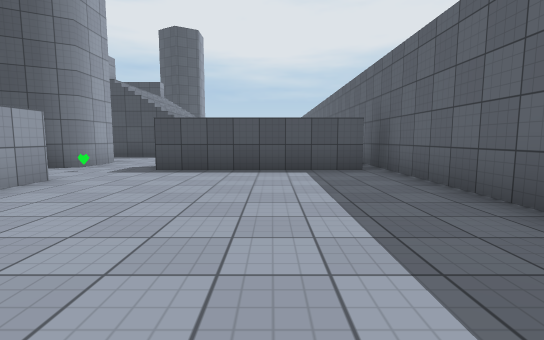
view 1 (above)

20 first-person views from a walk through a 3-D level made in the Unity game engine. The camera is 1.2 m above the floor, tilts 6° down and sees 85° across. The floor is counted in squares, 2 m on a side. Each view is taken from the middle of a square. On the plan, view 1 faces up. The plan holds only what a view shows up to about 9 squares ahead; the rest is blank. The place goes on beyond the plan. Surface patterns are stand-ins for the level's own textures.

view 2
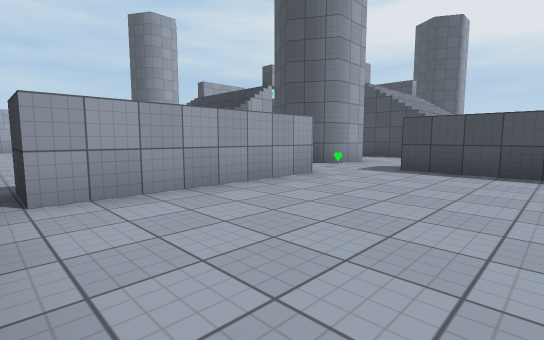

view 3
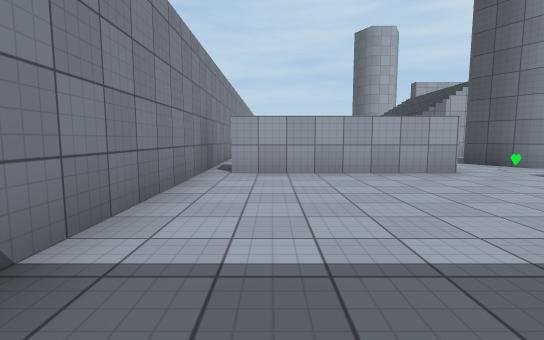

view 4
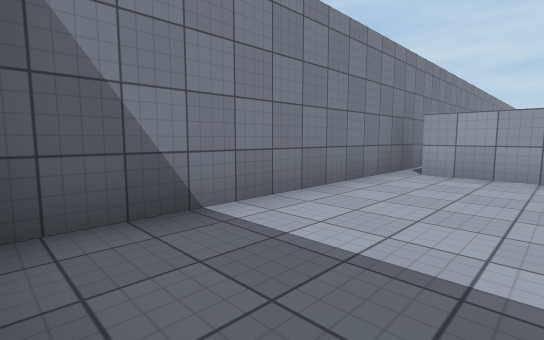

view 5
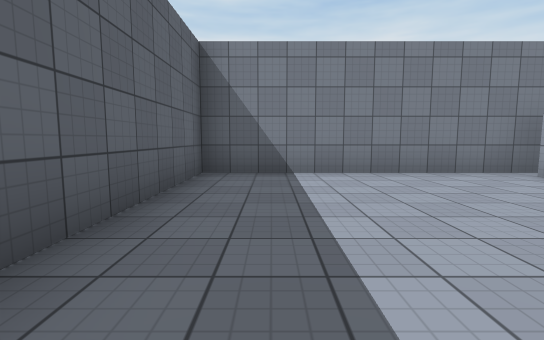

view 6
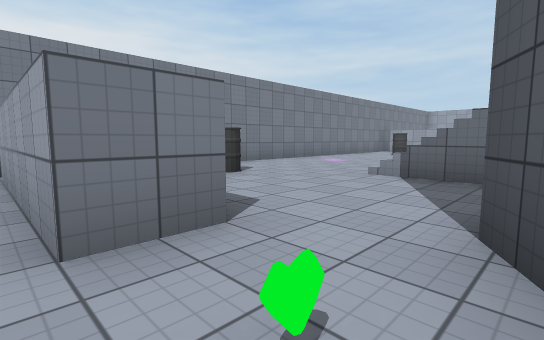

view 7
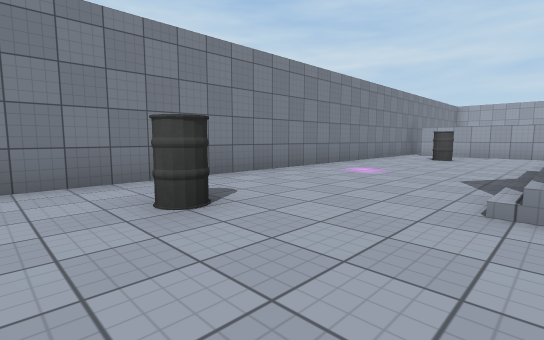

view 8
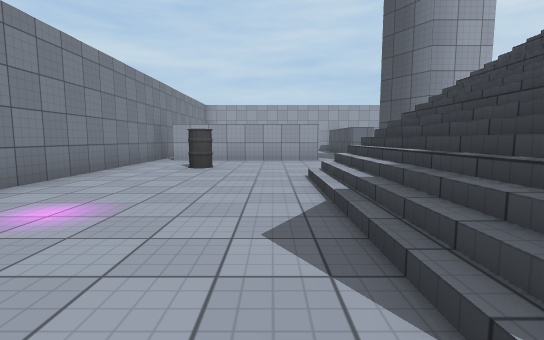

view 9
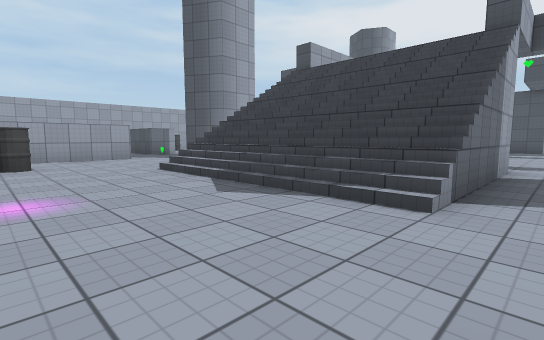

view 10
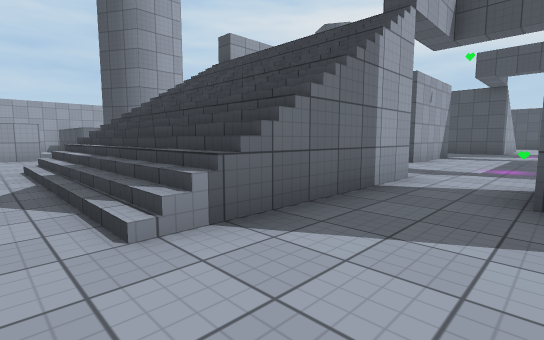

view 11
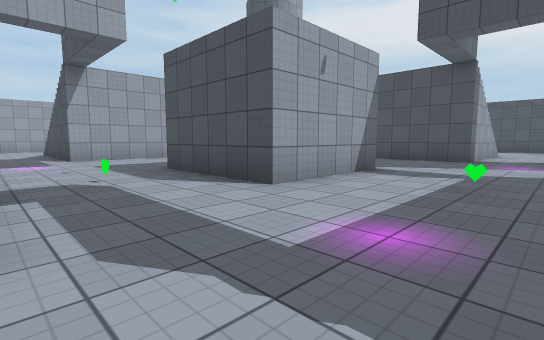

view 12
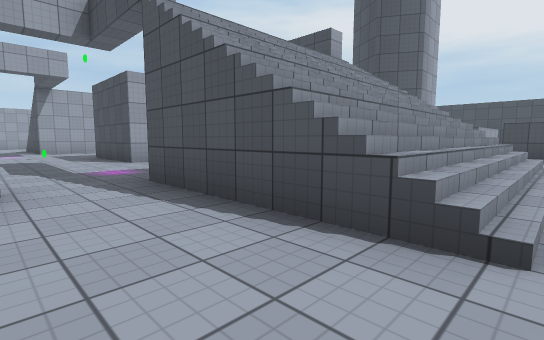

view 13
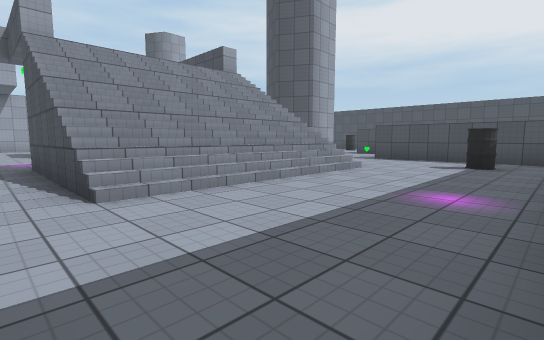

view 14
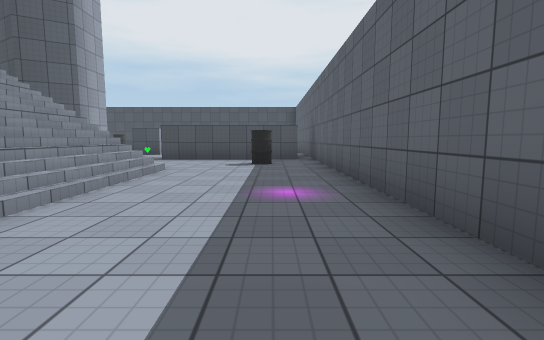

view 15
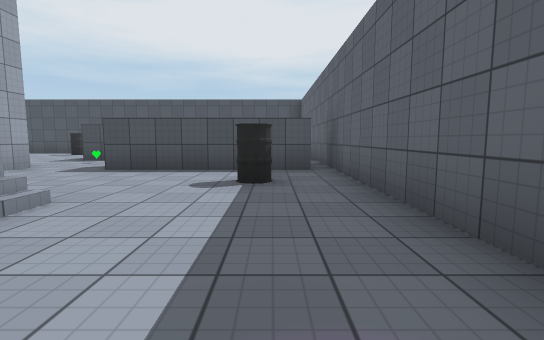

view 16
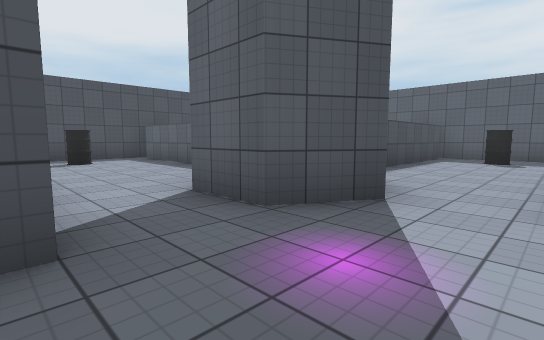

view 17
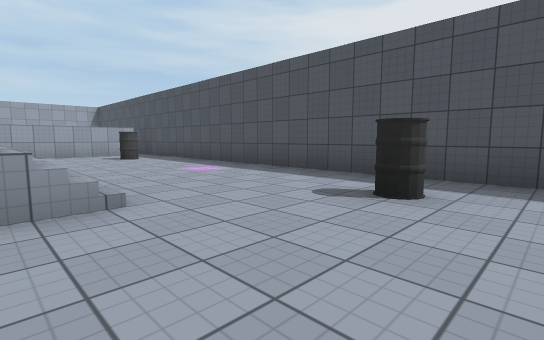

view 18
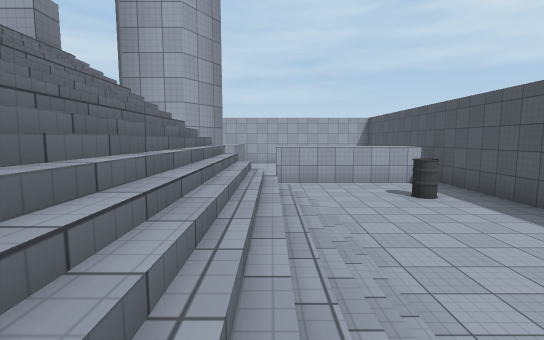

view 19
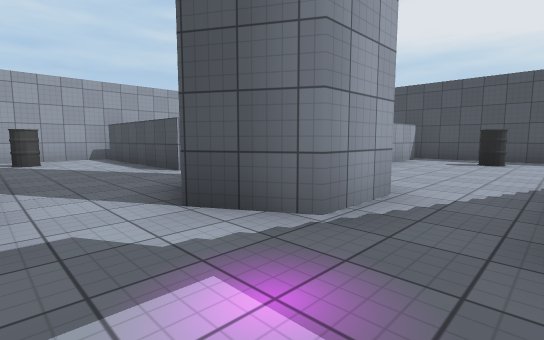

view 20
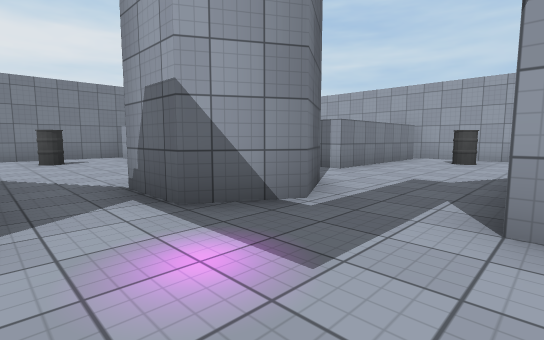

### Floor plan
Key: @ floor where view 1 was taken; # wall or solid block; . floor; / step, stairs or slope; = window, fence, low wall or low ledge; H heart; B barrel; O other object.
Columns run from 23 left of view 1 to 3 right of it. Each row starts with its distance up from view 1.
 25       ##############
 24       #............#
 23       #..B.......B.#
 22       #............#
 21       #...//////...#      #
 20         ..//////....     .#
 19         ..//////....O    .#
 18 #####.  #.//// /.###.####.#
 17 #......##.=/////.## ......#
 16 #.B........  ...........B.#
 15 #...////...   ..../////...#
 14               ....#////...#
 13               #.../////...#
 12         /.    #.H./////...#
 11         /...###.../////...#
 10       //#.........#////...#
  9 #...........O.............
  8 #.B.....#..#///#..#....
  7 #......##.//////.##..     #
  6 #####   #.//////..#H.####.#
  5        ...//////..........#
  4       #...//////...#......#
  3       #............#......#
  2       #............#......#
  1       #..B.......B.#......#
  0        ................@..#
 -1       #####################

Positions as (right, up) in squares from view 1, and headings:
1: (0, 0), facing up
2: (0, 0), facing up-left
3: (2, 1), facing left
4: (2, 2), facing down-left
5: (1, 5), facing down
6: (-3, 6), facing down-left
7: (-5, 4), facing down-left
8: (-8, 3), facing left
9: (-7, 1), facing up-left
10: (-6, 3), facing up-left
11: (-6, 8), facing up-left
12: (-1, 8), facing up-left
13: (2, 9), facing up-left
14: (1, 9), facing up
15: (1, 12), facing up
16: (-8, 15), facing up-right
17: (-5, 20), facing up-left
18: (-8, 20), facing left
19: (-13, 15), facing up-left
20: (-13, 10), facing down-left
